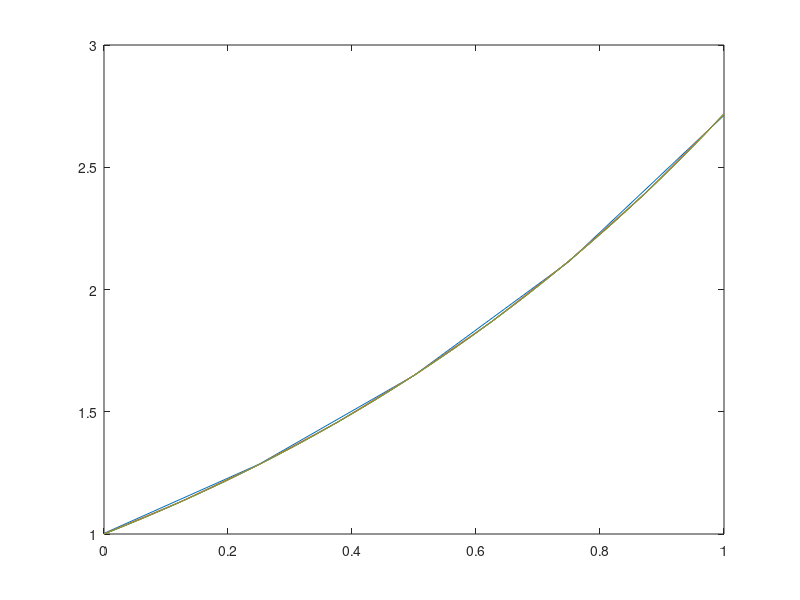

Source code (MATLAB):
% Numerical Methods for PDE
% Chap 1
% Problem 9 (2)
% Auther:Jianting Feng
% Date: Apr.10st 2021
clc; clear; close all;

% some constants
pi = 2*acos(0);
e = exp(1);

% Inputs
a = 0; b = 1;
lambda_1=1; lambda_2=2;
alpha=1; beta=3*e;
q = @(x) 1+sin(x);
f = @(x) exp(x)*sin(x);
u_real = @(x) exp(x);
stride = [1/4, 1/8, 1/16, 1/32, 1/64];


[~, n] = size(stride);
error_inf = zeros(n, 1);
for k=1:5
    h = stride(k);
    N = (b-a)/h;
    A = zeros(N+1, N+1);
    c = zeros(N+1, 1);
    x = zeros(N+1, 1);
    for ii = 1:N+1
        x(ii) = a+(ii-1)*h;
    end
    A(1, 1) = 1+lambda_2*h+h^2/2*q(a);
    A(1, 2) = -1;
    c(1) = h*alpha+h^2/2*f(a);
    for ii=2:N
       A(ii, ii-1) = -1; 
       A(ii, ii) = 2 + h^2*q(x(ii));
       A(ii, ii+1) = -1;
       c(ii) = h^2*f(x(ii));
    end
    A(N+1, N) = -1;
    A(N+1, N+1) = 1+lambda_2*h+h^2/2*q(b);
    c(N+1) = h*beta+h^2/2*f(b);
    y_p = A\c;
    y_real = u_real(x);
    error = abs(y_real-y_p);
    error_inf(k) = max(error);
    plot(x, y_p);
%     plot(x, error);
    hold on;
end